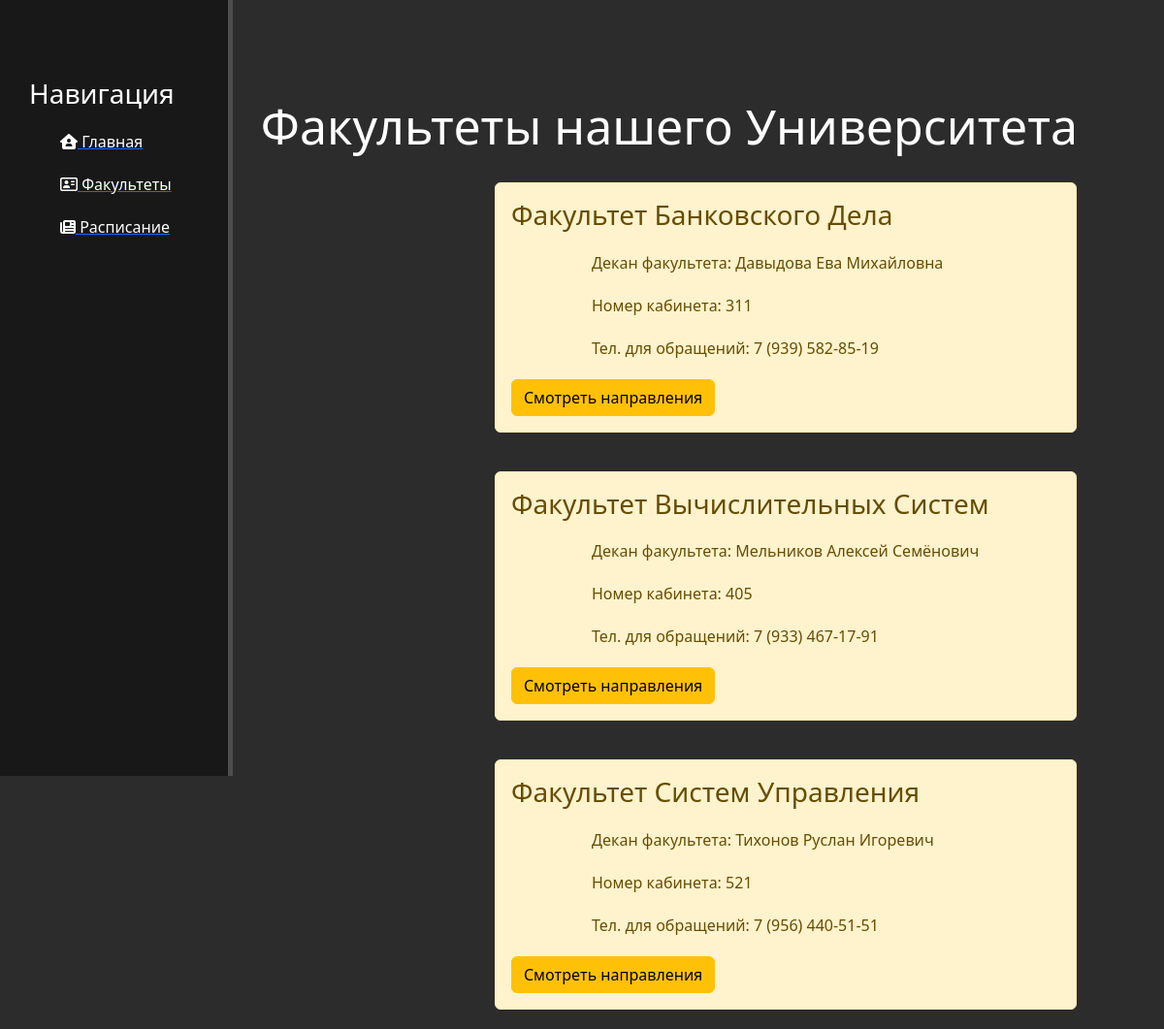
Page /facultys on the committed database.
### students/models.py (models this page shows)
class Faculty(models.Model):
    Title = models.CharField(max_length=100)
    Headmaster = models.TextField()
    Cabinet = models.TextField()
    Number_phone = models.TextField()
    def __str__(self):
        return self.Title

### students/views.py (the view)
# urls.py: path('facultys', facultys, name='facultys'),
def facultys(request):
    data = Faculty.objects.order_by('Title')
    return render(request, 'students/facultys.html', {'data': data})

### students/templates/students/facultys.html (shortened to what this page needs)
{% extends 'base.html' %}
{% block content %}
    <div class="features">
        <h1>Факультеты нашего Университета</h1>
        {% for element in data %}
            <div class="alert alert-warning">
                <h3>{{ element }}</h3>
                <p>Декан факультета: {{ element.Headmaster }}</p>
                <p>Номер кабинета: {{ element.Cabinet }}</p>
                <p>Тел. для обращений: {{ element.Number_phone }}</p>
                <a href="{% url 'faculty-detail' element.id %}" class="btn btn-warning">Смотреть направления</a>
            </div>
        {% endfor %}
    </div>
{% endblock %}

### students/templates/base.html (shortened to what this page needs)
{% load static %}
<html lang="ru">
<head>
    <link rel="stylesheet" href="https://cdn.jsdelivr.net/npm/bootstrap@5.2.3/dist/css/bootstrap.min.css">
    <link rel="stylesheet" href="{% static 'students/css/students.css' %}">
    <link rel="stylesheet" href="https://use.fontawesome.com/releases/v6.2.1/css/all.css">
</head>
<body>
    <aside>
        <h3>Навигация</h3>
        <ul>
            <a href="{% url 'home_page' %}"><li><i class="fa-solid fa-house-user"></i> Главная</li></a>
            <a href="{% url 'facultys' %}"><li><i class="fa-regular fa-address-card"></i> Факультеты</li></a>
            <a href="{% url 'schedule' %}"><li><i class="fa-solid fa-newspaper"></i> Расписание</li></a>
        </ul>
    </aside>
    <main>
        {% block content %}
        {% endblock %}
    </main>
</body>
</html>

### students/static/students/css/students.css (style rules this page uses)
body { background: #2c2c2c; }
aside { float: left; background: #181818; width: 20%; padding: 2.5%; height: 100vh; color: #fff; border-right: 5px solid #4d4d4d; }
aside h3 { margin-top: 50px; font-size: 28px; }
aside ul { list-style: none }
aside ul li { color: #fff; display: block; margin-top: 20px; transition: transform .6s ease; }
main .features { float: left; color: #fff; margin-top: 100px; text-align: center; width: 75%; }
main .features h1 { font-size: 50px; }
main .features p { max-width: 400px; margin: 20px auto }
.alert-warning { float: left; clear: both; width: 600px; margin: 20px 30%; text-align: left; }

### rows in the picture
Faculty: Title "Факультет Банковского Дела", Headmaster "Давыдова Ева Михайловна", Cabinet "311", Number_phone "7 (939) 582-85-19"
Faculty: Title "Факультет Вычислительных Систем", Headmaster "Мельников Алексей Семёнович", Cabinet "405", Number_phone "7 (933) 467-17-91"
Faculty: Title "Факультет Систем Управления", Headmaster "Тихонов Руслан Игоревич", Cabinet "521", Number_phone "7 (956) 440-51-51"
